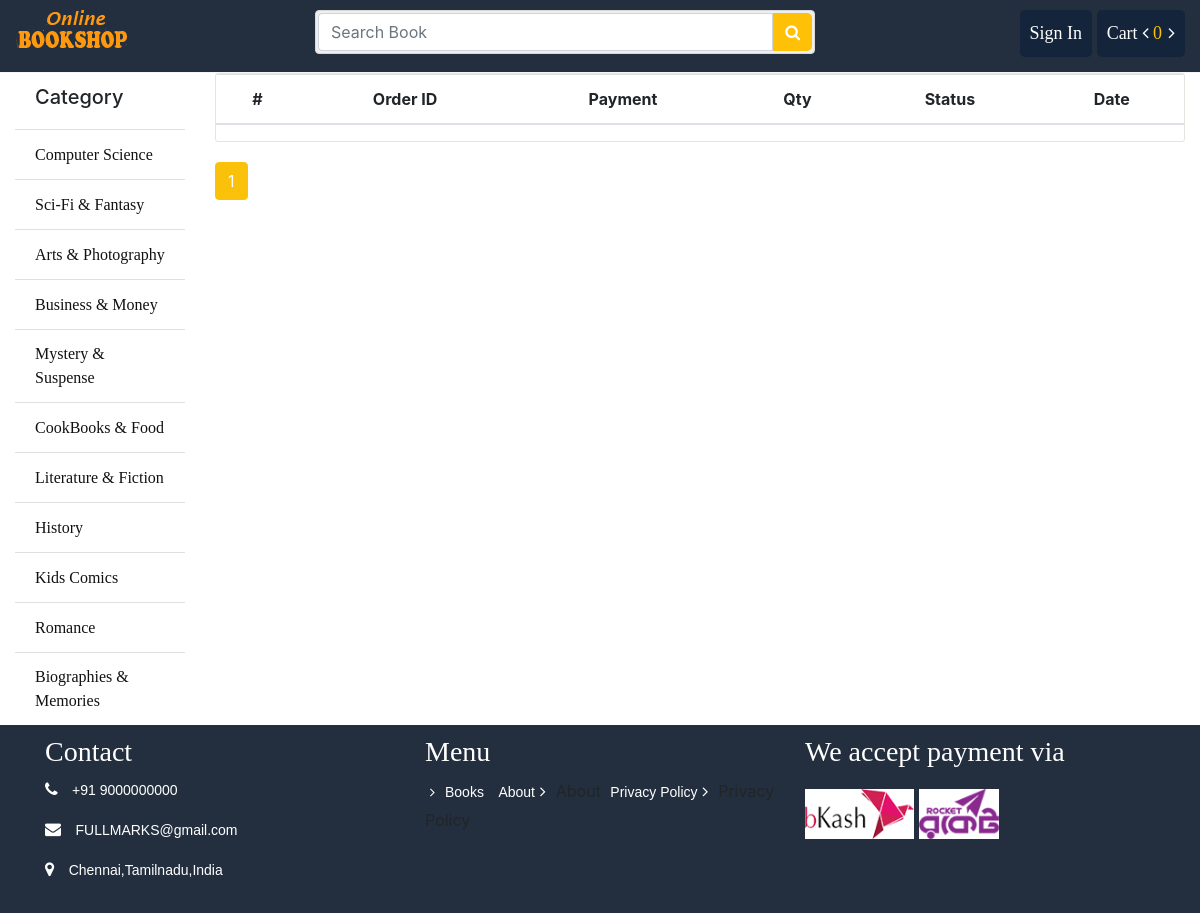
The page /order/ on the database its author committed.
### store/models.py (models this page shows, shortened)
class Category(models.Model):
	name = models.CharField(max_length = 100)
	slug = models.SlugField(max_length = 150, unique=True ,db_index=True)
	icon = models.FileField(upload_to = "category/")
	create_at = models.DateTimeField(auto_now_add = True)
	updated_at = models.DateTimeField(auto_now_add = True)

### order/views.py (the view)
# urls.py: path('', views.order_list, name="order_list"),
def order_list(request):
	my_order = Order.objects.filter(customer_id = request.user.id).order_by('-created')
	paginator = Paginator(my_order, 5)
	page = request.GET.get('page')
	myorder = paginator.get_page(page)
	return render(request, 'order/list.html', {"myorder": myorder})

### cart/cart.py (called while the page is built)
    def __len__(self):
        return sum(item['quantity'] for item in self.cart.values())

### store/context_processors.py (called while the page is built)
def sidebar(request):
	categories = Category.objects.all()
	context = {
		"cat":categories
	}
	return context

def cart(request):
	cart = Cart(request)
	context = {
		"cart": cart
	}
	return context

### order/templates/order/list.html (shortened to what this page needs)
{% extends 'store/base.html' %}
{% load static %}
{% block container %}
			<div class="cart_info">
			    <table class="table table-hover">
			        <thead class="text-center">
			            <tr>
			                <th scope="col">#</th>
			                <th scope="col">Order ID</th>
			                <th scope="col">Payment</th>
			                <th scope="col">Qty</th>
			                <th scope="col">Status</th>
			                <th scope="col">Date</th>
			            </tr>
			        </thead>
			    </table>
			</div>
			<div class="d-pagination">
			    <ul class="pagination">
				{% for ord in myorder.paginator.page_range %}
					{% if myorder.number == ord %}
						<li class="page-item active">
							<span class="page-link">{{ ord }}
							</span>
						</li>
					{% elif ord > myorder.number|add:'-3' and ord < myorder.number|add:'3' %}
						<li class="page-item">
							<a class="page-link" href="?page={{ ord }}">{{ ord }}</a>
						</li>
					{% endif %}
				{% endfor %}
			    </ul>
			</div>
		{% endblock %}

### store/templates/store/bin/sidebar.html
			<ul class="list-group list-group-flush">
				<li class="list-group-item"><h5>Category</h5></li>
				{% for p in cat %}
				<li class="list-group-item"><a href="{% url 'store:category' id=p.id %}">{{p.name}}</a></li>
				{% endfor %}
			</ul>

### store/static/css/style.css (style rules this page uses)
.titleheader > h3, a { font-family: "Times New Roman", Times, serif; display: inline-block; }
ul li { list-style: none; }
.list-group li a { color: #111; }
.page-link { color: #111!important; }
.page-item.active .page-link { z-index: 1; color: #fff!important; background-color: #fac10a!important; border-color: #ffc107!important; }
.d-pagination { margin-top: 20px; }
.cart_info { border: 1px solid #E6E4DF; border-radius: 3px; margin-bottom: 20px; }

### rows shown on the page
Category: name "Computer Science"
Category: name "Sci-Fi & Fantasy"
Category: name "Arts & Photography"
Category: name "Business & Money"
Category: name "Mystery & Suspense"
Category: name "CookBooks & Food"
Category: name "Literature & Fiction"
Category: name "History"
Category: name "Kids Comics"
Category: name "Romance"
Category: name "Biographies & Memories"

### other values the page prints
{{ cart|length }} "0"
{{ ord }} "1"
